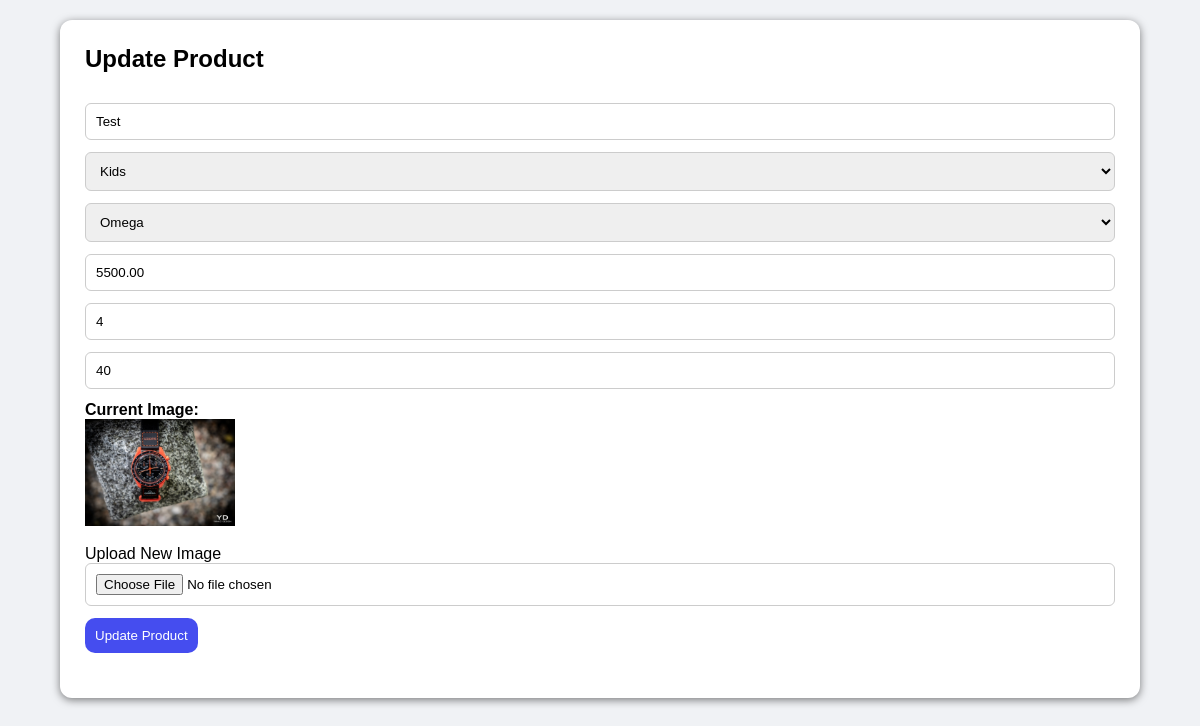
/update_product.php?id=0 (signed in), run on an earlier commit of the app's database.
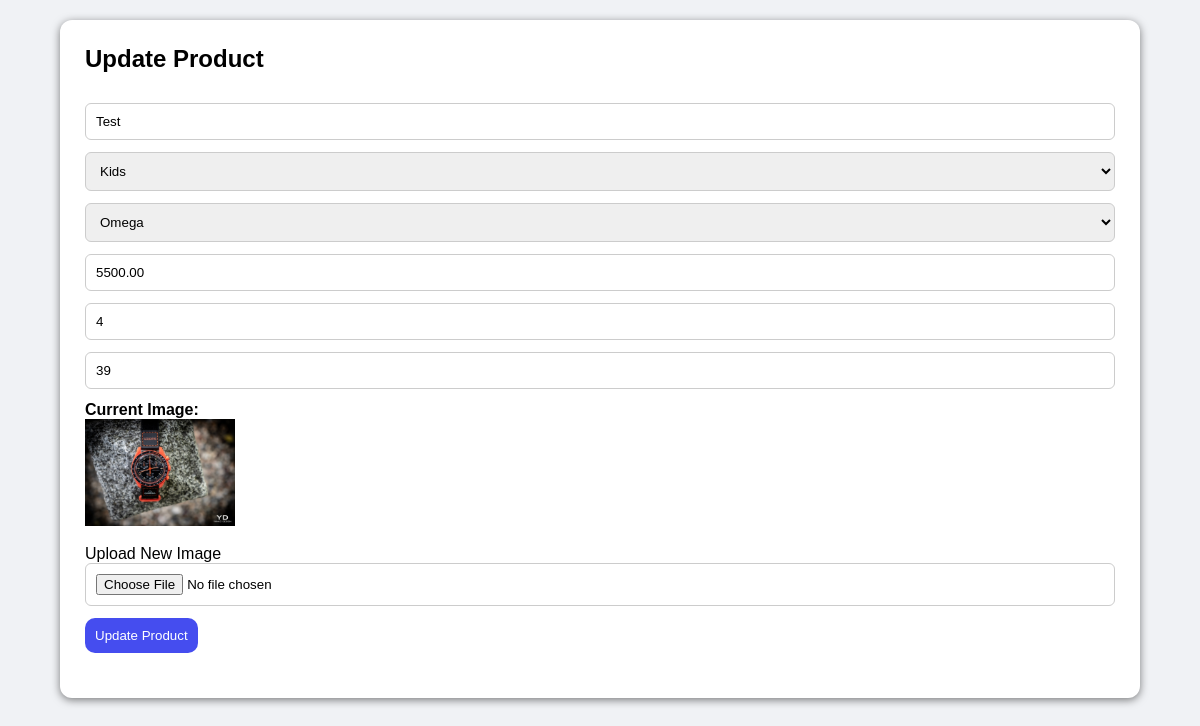
And on a later commit of the database.
### tables this page shows
CREATE TABLE `products` (
  `id` int(11) NOT NULL,
  `name` varchar(255) NOT NULL,
  `price` decimal(10,2) NOT NULL,
  `discount_percent` int(11) DEFAULT 0,
  `type` varchar(100) DEFAULT NULL,
  `brand` varchar(100) DEFAULT NULL,
  `image_path` varchar(255) DEFAULT NULL,
  `quantity` int(11) NOT NULL DEFAULT 0,
  `status` enum('active','inactive') NOT NULL DEFAULT 'active'
);

### update_product.php (the view, shortened to what this page needs)
<?php
include('auth.php');
$id = $_GET['id'];
$stmt = $conn->prepare("SELECT * FROM products WHERE id = ?");
$stmt->bind_param("i", $id);
$stmt->execute();
$product = $stmt->get_result()->fetch_assoc();
?>
<!DOCTYPE html>
<html>
<head>
  <link rel="stylesheet" href="./css/addedit.css">
</head>
<body>
<div class="form-container">
  <h2>Update Product</h2>
  <form method="post" enctype="multipart/form-data">
    <input name="name" type="text" value="<?= htmlspecialchars($product['name']) ?>" required>
    <select name="type" required>
      <?php foreach (['mens', 'womens', 'kids', 'boys', 'smart', 'couple'] as $type): ?>
        <option value="<?= $type ?>" <?= $product['type'] === $type ? 'selected' : '' ?>><?= ucfirst($type) ?></option>
      <?php endforeach; ?>
    </select>
    <select name="brand" required>
      <?php foreach (['rolex', 'omega', 'cartier', 'citizen'] as $brand): ?>
        <option value="<?= $brand ?>" <?= $product['brand'] === $brand ? 'selected' : '' ?>><?= ucfirst($brand) ?></option>
      <?php endforeach; ?>
    </select>
    <input name="price" type="number" step="0.01" value="<?= $product['price'] ?>" required>
    <input name="discount" type="number" value="<?= $product['discount_percent'] ?>" required>
    <input name="quantity" type="number" min="0" value="<?= $product['quantity'] ?>" required>
    <div style="margin-bottom: 15px;">
      <strong>Current Image:</strong><br>
      <?php if ($product['image_path']): ?>
        <img src="uploads/<?= $product['image_path'] ?>" alt="Product Image" width="150">
      <?php else: ?>
        <p>No image available.</p>
      <?php endif; ?>
    </div>
    <label class="upload-box">
      Upload New Image
      <input type="file" name="image" accept="image/*">
    </label>
    <button type="submit" class="btn">Update Product</button>
  </form>
</div>
</body>
</html>

What changed in the data, as far as the page shows it:
changed products "Test": quantity "40" → "39"
